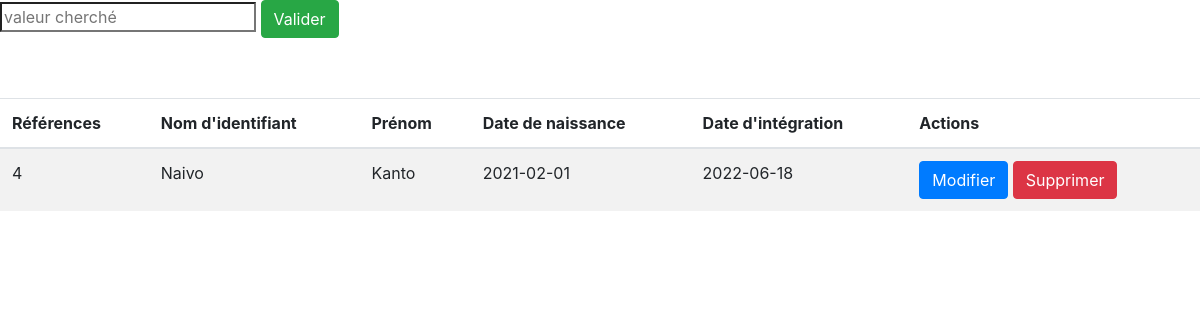
Screenshot of /traitement.php with the database file from the repository.
### tables this page shows
CREATE TABLE IF NOT EXISTS `personne` (
  `id_personne` int(11) NOT NULL AUTO_INCREMENT,
  `Nom` varchar(255) NOT NULL,
  `Prenom` varchar(255) NOT NULL,
  `date_Naissance` date NOT NULL,
  `date_Integration` date NOT NULL,
  `adresse` varchar(255) NOT NULL,
  `sexe` varchar(255) NOT NULL,
  `zone_localisation` varchar(255) NOT NULL,
  PRIMARY KEY (`id_personne`)
);

### traitement.php (the view, shortened to what this page needs)
<!DOCTYPE html>
<html>
    <head>
        <link rel="stylesheet" href="css/bootstrap.min.css"/>
        <link rel="stylesheet" href="css/style.css" />
        <link rel="stylesheet" href="https://use.fontawesome.com/releases/v5.6.3/css/all.css"/>
    </head>
    <body>
    <?php
    try{
        $bdd= new PDO("mysql:host=localhost; dbname=fokontany", 'root', '');
    }
    catch(Exception $e)
    {
        die('Erreur'.$e->getMessage());
    }
    ?>
    <?php
        $reponse= $bdd->query("SELECT * FROM personne ");
    ?>
    <form method="GET" action="verification.php">
   <input type="search" name="terme" placeholder="valeur cherché" />
   <input type="submit" name="ok" value="Valider" class="btn btn-success"/>
    </form>
        <table class="table table-striped">
                <thead>
                    <tr>
                    <th scope="col">Références</th>
                    <th scope="col">Nom d'identifiant</th>
                    <th scope="col">Prénom</th>
                    <th scope="col">Date de naissance</th>
                    <th scope="col">Date d'intégration</th>
                    <th colspan='2' scope="col">Actions</th>
                    </tr>
                </thead>
                <tbody>
                    <?php
                        while ($donnees=$reponse ->fetch())
                        {
                    ?>
                    <tr>
                            <td><?php echo $donnees['id_personne']?></td>
                            <td><?php echo $donnees['Nom']?></td>
                            <td><?php echo $donnees['Prenom']?></td>
                            <td><?php echo $donnees['date_Naissance']?></td>
                            <td><?php echo $donnees['date_Integration']?></td>
                            <td>
                            <a href="Update.php?updateid=<?php echo $donnees['id_personne'] ?>" class="btn btn-primary stretched link"> Modifier </a>
                            <a href="Delete.php?delid=<?php echo $donnees['id_personne'] ?>" class="btn btn-danger stretched link"> Supprimer </a>
                            </td>
                    </tr>
                    <!-- <?php
                        }
                    ?>
</body>
</html>

### css/style.css (style rules this page uses)
table { margin-top: 5%; margin-right: 10%; }

### rows the page displays
personne: id_personne "4", Nom "Naivo", Prenom "Kanto", date_Naissance "2021-02-01", date_Integration "2022-06-18"
